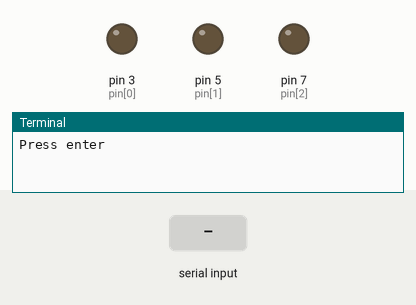
The program below on a simulated Raspberry Pi (header pin numbers). Shown: output pins drawn as LEDs (lit = HIGH), the last lines printed to the terminal. The test bench sets the inputs (shaded band). The interpreter's speed is modelled, so counts of loop turns are approximate; the desktop window is not drawn, its controls go by their first labels and the mouse button is held 0.15 s.

Above: at 1.2 s.
1.3 s: "1" typed at the terminal, then Enter
At 2.5 s:
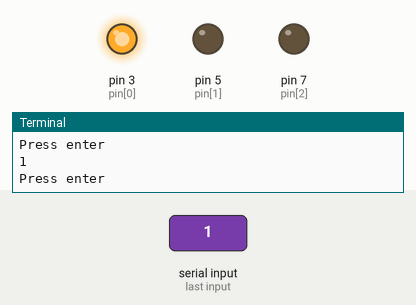
2.8 s: "0" typed at the terminal, then Enter
At 3.6 s:
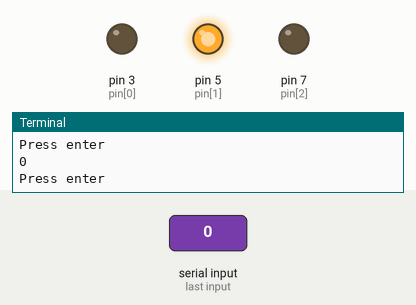
4.3 s: "2" typed at the terminal, then Enter
At 4.7 s:
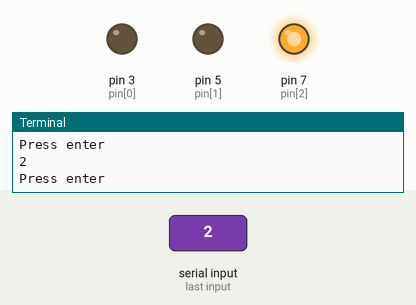
Timing chart, 0 to 7.3 s (numbered marks = the images above; inputs shaded):
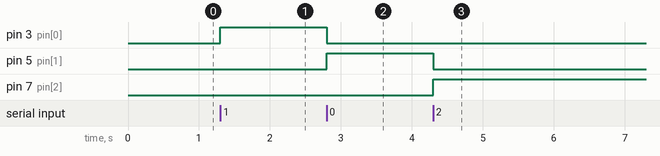

Measured:
- after the input at 1.3 s, pin 3 (pin[0]): LOW → HIGH at once
- after the input at 2.8 s, pin 3 (pin[0]): HIGH → LOW at once; pin 5 (pin[1]): LOW → HIGH at once
- after the input at 4.3 s, pin 5 (pin[1]): HIGH → LOW at once; pin 7 (pin[2]): LOW → HIGH at once

The program:

GPIO_Ampel.py
```python
from tkinter import E
import RPi.GPIO as GPIO
import time

GPIO.setwarnings(False)
GPIO.setmode(GPIO.BOARD)
GPIO.setup(3,GPIO.OUT)
GPIO.setup(5,GPIO.OUT)
GPIO.setup(7,GPIO.OUT)

pin = [3, 5, 7]
i = 0

while True:
    input("Press enter")
    GPIO.output(3, False)
    GPIO.output(5, False)
    GPIO.output(7, False)
    GPIO.output(pin[i], True)
    i+=1
    if i > 2:
        i = 0
```
